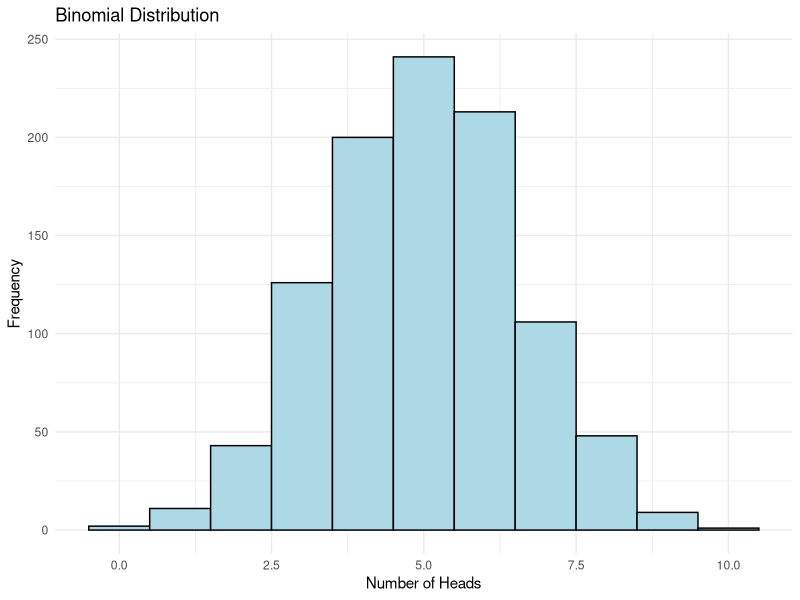
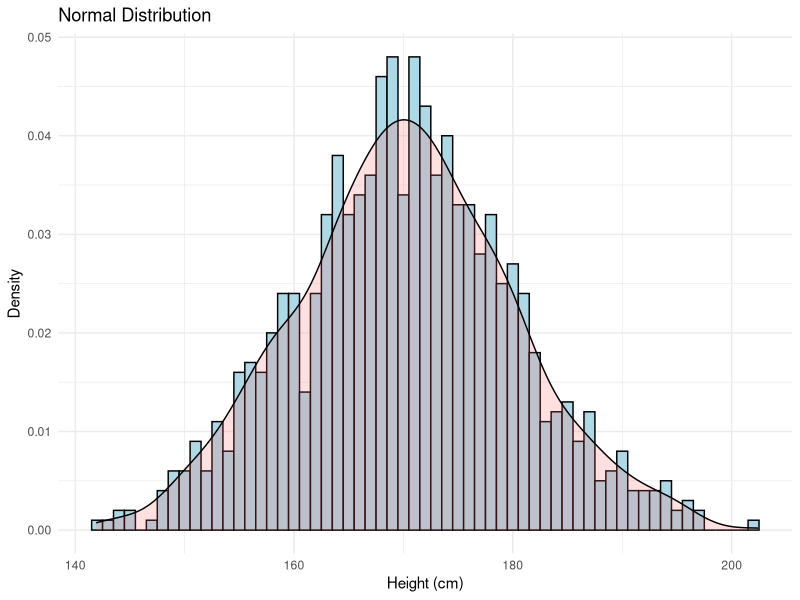

Generate these figures, in order, with R:
## ---- chunk 1
# Load necessary library
library(ggplot2)

## ---- chunk 2
# Set parameters
size <- 10
prob <- 0.5

# Generate binomial data
set.seed(123)
data <- rbinom(1000, size, prob)

# Create a histogram
ggplot(data.frame(x = data), aes(x = x)) +
  geom_histogram(binwidth = 1, color = "black", fill = "lightblue") +
  labs(x = "Number of Heads", y = "Frequency", title = "Binomial Distribution") +
  theme_minimal()
## ---- chunk 3
# Set parameters
mean <- 170
sd <- 10

# Generate normal data
set.seed(123)
data <- rnorm(1000, mean, sd)

# Create a histogram
ggplot(data.frame(x = data), aes(x = x)) +
  geom_histogram(binwidth = 1, color = "black", fill = "lightblue", aes(y = ..density..)) +
  geom_density(alpha = 0.2, fill = "#FF6666") +
  labs(x = "Height (cm)", y = "Density", title = "Normal Distribution") +
  theme_minimal()

